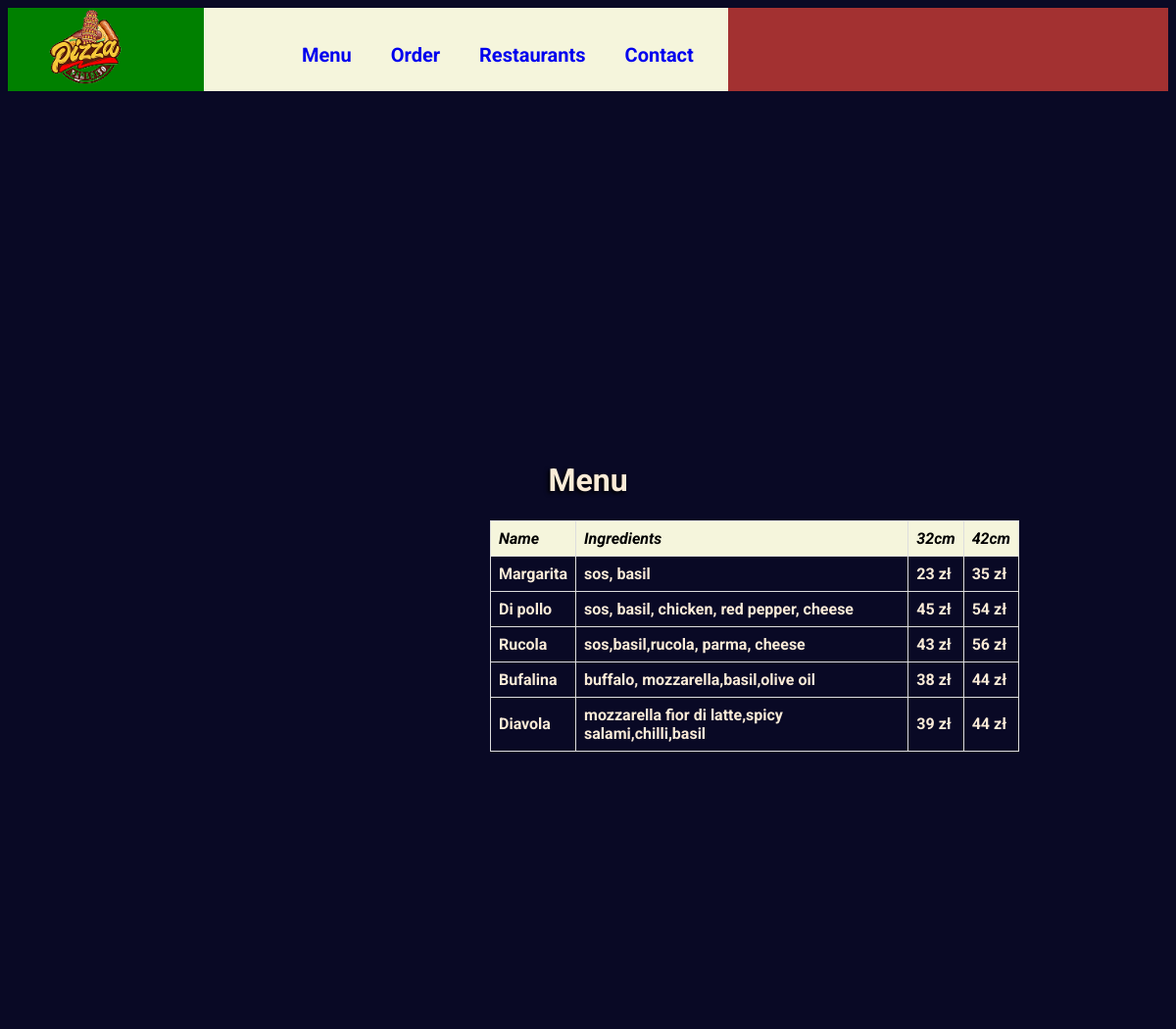
The app's page /menu/ with its own data.
### pizza/models.py (models this page shows, shortened)
class PizzaMenu(models.Model):
    name=models.CharField(max_length=50)
    ingredients=models.CharField(max_length=200)
    priceSmall=models.IntegerField(validators=[MinValueValidator(0),MaxValueValidator(80)])
    priceBig=models.IntegerField(validators=[MinValueValidator(0),MaxValueValidator(80)])

### pizza/views.py (the view)
# urls.py: path('menu/', views.MenuView.as_view(),name='menu'),
class MenuView(ListView):
    model=PizzaMenu
    template_name='menu.html'
    def get_context_data(self, **kwargs):
        context = super().get_context_data(**kwargs)
        query = self.request.GET.get('query')
        if query:
            results = PizzaMenu.objects.filter(Q(name__icontains=query) | Q(ingredients__icontains=query))
            context['results'] = results
            context['query'] = query
        return context

### pizza/templates/menu.html (shortened to what this page needs)
 {% extends 'mainSite.html' %}
{% load static %}
    {%block menu%}
    <form action="{%url 'pizza:search-menu'%}" method="get" class="search-bar">
        <div>
        </div>
    </form>
    <div class="menu-menu">
        <div class="chuj">
                <h1>Menu</h1>
            <table class="main-menu-table">
                <thead>
                    <tr>
                        <th>Name</th>
                        <th>Ingredients</th>
                        <th>32cm</th>
                        <th>42cm</th>
                    </tr>
                </thead>
                <tbody>
                    {%for menuList in object_list%}
                    <tr>
                        <td>{{menuList.name}}</td>
                        <td>{{menuList.ingredients}}</td>
                        <td>{{menuList.priceSmall}} zł</td>
                        <td>{{menuList.priceBig}} zł</td>
                    </tr>
                    {%endfor%}
                </tbody>
            </table>
        </div>
    </div>
    {% endblock %}

### pizza/templates/mainSite.html (shortened to what this page needs)
{%load static%}
<html lang="en">
<head>
    <link rel="stylesheet" href="{% static 'mainP.css'%}">
</head>
<body>
    <header class="header-main">
        <div class="logo">
            <a href="{%url 'pizza:main'%}">
                <img id="photo1" src="{%static 'pizzaLogo.png'%}" alt="Pizza-logo">
            </a>
        </div>
        <div class="main-menu">
            <ul>
                <li><a href="{%url 'pizza:menu'%}">Menu</a></li>
                <li><a href="{%url 'pizza:order'%}">Order</a></li>
                <li><a href="{%url 'pizza:restaurants'%}">Restaurants</a></li>
                <li><a href="{%url 'pizza:contact'%}">Contact</a></li>
            </ul>
        </div>
    </header>
    {%block menu%}{%endblock%}
</body>
</html>

### pizza/static/mainP.css (style rules this page uses)
:root { --px-size:85px; --color01: black; }
body { font-family: 'Roboto', sans-serif; background-color: rgb(9, 9, 37); background-image: url(../static/pizzaBack.PNG); background-repeat: no-repeat; background-position: center top -100px ; background-size: 100% 100vh; z-index: 1; }
#photo1 { margin-left: 40px; width: 78px; }
.header-main { position: sticky; width: 100%; height: var(--px-size); background-color: rgb(163, 49, 49); display: flex; z-index: 900; }
.logo { width: 200px; height: var(--px-size); background-color: green; }
.main-menu { width: 600px; height: var(--px-size); background-color: beige; width: fit-content; }
.main-menu ul { padding-top: 20px; list-style: none; margin-left: 40px; margin-right: 15px; }
.main-menu ul li { display: inline; float: left; }
.main-menu ul li a { padding: 0px 20px; text-decoration: none; font-size: 20px; font-weight: bold; }
.main-menu-table { border-collapse: collapse; position: absolute; width: 45%; margin-left: 500px; animation: tableMove 1s 100ms forwards; }
.main-menu-table th, .main-menu-table td { border: 1px solid #ddd; padding: 8px; text-align: left; font-weight: bold; }
.main-menu-table td { color: antiquewhite; }
.main-menu-table th { background-color: beige; font-style: oblique; }
h1 { text-align: center; color: antiquewhite; text-shadow: -2px 2px 4px black; }
.search-bar { display: flex; position: absolute; right: 40px; top: 50px; }
.menu-menu { position: absolute; background-color: rgb(9, 9, 37); width: 100%; height: 600px; top: 450px; right: 0px; font-weight: bold; }

### records on screen
PizzaMenu: name "Margarita", ingredients "sos, basil", priceSmall "23", priceBig "35"
PizzaMenu: name "Di pollo", ingredients "sos, basil, chicken, red pepper, cheese", priceSmall "45", priceBig "54"
PizzaMenu: name "Rucola", ingredients "sos,basil,rucola, parma, cheese", priceSmall "43", priceBig "56"
PizzaMenu: name "Bufalina", ingredients "buffalo, mozzarella,basil,olive oil", priceSmall "38", priceBig "44"
PizzaMenu: name "Diavola", ingredients "mozzarella fior di latte,spicy salami,chilli,basil", priceSmall "39", priceBig "44"
